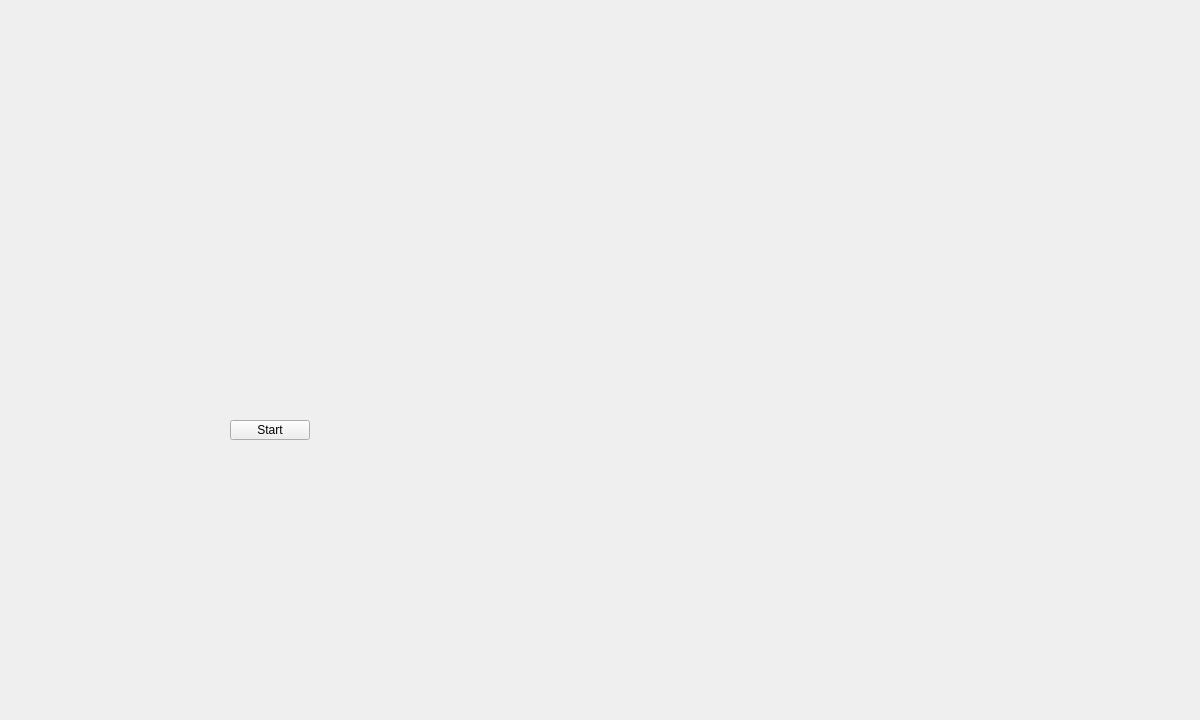
<?xml version="1.0" encoding="UTF-8"?>
<ui version="4.0">
 <class>ChessGUI</class>
 <widget class="QMainWindow" name="ChessGUI">
  <property name="geometry">
   <rect>
    <x>0</x>
    <y>0</y>
    <width>1200</width>
    <height>720</height>
   </rect>
  </property>
  <property name="sizePolicy">
   <sizepolicy hsizetype="Preferred" vsizetype="Preferred">
    <horstretch>0</horstretch>
    <verstretch>0</verstretch>
   </sizepolicy>
  </property>
  <property name="minimumSize">
   <size>
    <width>1200</width>
    <height>720</height>
   </size>
  </property>
  <property name="maximumSize">
   <size>
    <width>1200</width>
    <height>720</height>
   </size>
  </property>
  <property name="windowTitle">
   <string>Chess</string>
  </property>
  <property name="toolButtonStyle">
   <enum>Qt::ToolButtonTextOnly</enum>
  </property>
  <widget class="QWidget" name="centralwidget">
   <widget class="QLabel" name="label">
    <property name="geometry">
     <rect>
      <x>0</x>
      <y>0</y>
      <width>1200</width>
      <height>720</height>
     </rect>
    </property>
    <property name="minimumSize">
     <size>
      <width>411</width>
      <height>241</height>
     </size>
    </property>
    <property name="frameShape">
     <enum>QFrame::NoFrame</enum>
    </property>
    <property name="text">
     <string/>
    </property>
    <property name="pixmap">
     <pixmap resource="chess.qrc">:/resources/background.png</pixmap>
    </property>
    <property name="scaledContents">
     <bool>true</bool>
    </property>
   </widget>
   <widget class="QPushButton" name="StartButton">
    <property name="geometry">
     <rect>
      <x>230</x>
      <y>420</y>
      <width>80</width>
      <height>20</height>
     </rect>
    </property>
    <property name="text">
     <string>Start</string>
    </property>
   </widget>
  </widget>
  <widget class="QMenuBar" name="menubar">
   <property name="enabled">
    <bool>false</bool>
   </property>
   <property name="geometry">
    <rect>
     <x>0</x>
     <y>0</y>
     <width>1200</width>
     <height>21</height>
    </rect>
   </property>
  </widget>
 </widget>
 <resources>
  <include location="chess.qrc"/>
 </resources>
 <connections/>
</ui>
